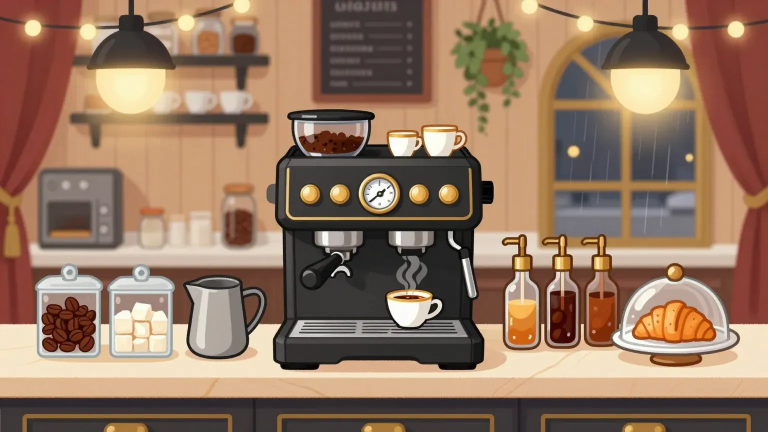
#> input picture .claude/skills/aurafizz-art/reference/style_reference.png, 1536 x 864 px (shown at 1/2 size)
$ python style_match.py ../reference/style_reference.png out.png
#> lines starting #> are read from the running program, lines starting #| are printed output that depends on the picture; after the words box and inside, x2 and y2 are one past the last pixel; in counts of white or black regions, pixels touching at a corner belong together
"""Push a generated asset image toward the Aura Fizz reference look.

usage: python3 style_match.py IN.png OUT.png [--strength 0.6] [--outline 3] [--no-light]

Works on a sheet with a plain light background or on a transparent cut-out PNG.
1. colour: matches the objects' colour distribution (LAB) to the reference's props
2. outlines: recolours dark line-art to the reference's espresso brown and gives every
   object silhouette a solid outline of the reference's weight
3. light: adds the reference's warm top-left lamp light
"""
import argparse
import os

import cv2
import numpy as np

HERE = os.path.dirname(os.path.abspath(__file__))
REF = os.path.join(HERE, "..", "reference", "style_reference.png")
OUTLINE_RGB = (0x38, 0x26, 0x19)  # measured median outline colour of the reference
# regions of the reference that are props (machine, jars, pitcher, bottles, dome) at 1536x864
PROP_BOXES = [(70, 520, 540, 720), (550, 215, 990, 740), (1000, 465, 1480, 720)]


def ref_chroma():
    ref = cv2.imread(REF)
    sy, sx = ref.shape[0] / 864, ref.shape[1] / 1536
    px = [ref[int(y0 * sy):int(y1 * sy), int(x0 * sx):int(x1 * sx)].reshape(-1, 3) for x0, y0, x1, y1 in PROP_BOXES]
    lab = cv2.cvtColor(np.concatenate(px)[None], cv2.COLOR_BGR2LAB)[0].astype(np.float32)
    c = np.sqrt((lab[:, 1] - 128) ** 2 + (lab[:, 2] - 128) ** 2)
    return float(np.median(c[c > 8]))


def ref_stats():
    ref = cv2.imread(REF)
    sy, sx = ref.shape[0] / 864, ref.shape[1] / 1536
    px = [ref[int(y0 * sy):int(y1 * sy), int(x0 * sx):int(x1 * sx)].reshape(-1, 3) for x0, y0, x1, y1 in PROP_BOXES]
    lab = cv2.cvtColor(np.concatenate(px)[None], cv2.COLOR_BGR2LAB)[0].astype(np.float32)
    return lab.mean(0), lab.std(0)


def foreground(bgr, alpha):
    if alpha is not None:
        return alpha > 127
    h, w = bgr.shape[:2]
    border = np.concatenate([bgr[0], bgr[-1], bgr[:, 0], bgr[:, -1]])
    bg = np.median(border, axis=0)
    lab = cv2.cvtColor(bgr, cv2.COLOR_BGR2LAB).astype(np.float32)
    bgl = cv2.cvtColor(bg.reshape(1, 1, 3).astype(np.uint8), cv2.COLOR_BGR2LAB)[0, 0].astype(np.float32)
    near = (np.linalg.norm(lab - bgl, axis=2) < 10).astype(np.uint8) * 255
    ff = near.copy()
    m = np.zeros((h + 2, w + 2), np.uint8)
    for x in range(0, w, 8):
        for y in (0, h - 1):
            if ff[y, x] == 255:
                cv2.floodFill(ff, m, (x, y), 128)
    for y in range(0, h, 8):
        for x in (0, w - 1):
            if ff[y, x] == 255:
                cv2.floodFill(ff, m, (x, y), 128)
    return ff != 128


def main():
    ap = argparse.ArgumentParser()
    ap.add_argument("src")
    ap.add_argument("dst")
    ap.add_argument("--strength", type=float, default=0.6, help="0..1 colour match strength")
    ap.add_argument("--outline", type=float, default=3.0, help="silhouette outline px at 1536 wide")
    ap.add_argument("--no-light", action="store_true")
    a = ap.parse_args()

    raw = cv2.imread(a.src, cv2.IMREAD_UNCHANGED)
#> raw is the input picture: shape (864, 1536, 3); mean B, G, R 97.3, 118.9, 148.1
    alpha = raw[:, :, 3] if raw.ndim == 3 and raw.shape[2] == 4 else None
    bgr = raw[:, :, :3].copy()
    h, w = bgr.shape[:2]
#> h = 864; w = 1536
    fg = foreground(bgr, alpha)
#> in foreground, `bg = np.median(border, axis=0)`: bg = [56, 62, 135]
#> in foreground, `lab = cv2.cvtColor(bgr, cv2.COLOR_BGR2LAB).astype(np.float32)`:
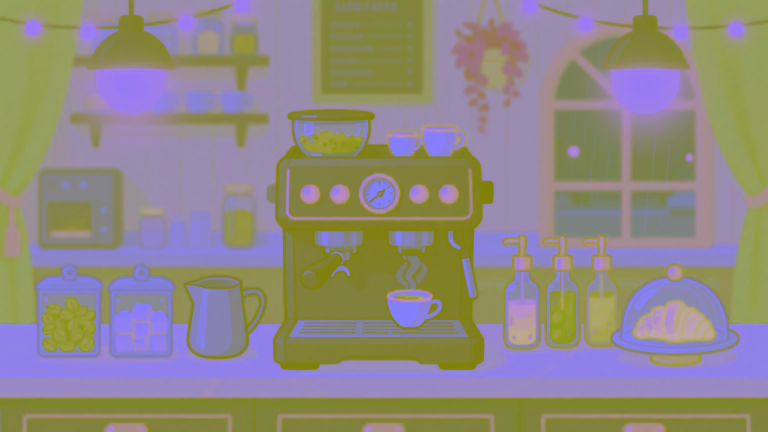
#> lab: shape (864, 1536, 3) float32 (shown at 1/2 size); mean B, G, R 131.4, 136.7, 144.1
#> in foreground, `bgl = cv2.cvtColor(bg.reshape(1, 1, 3).astype(np.uint8), cv2.COLOR_BGR..`: bgl = [91, 159, 147]
#> in foreground, `near = (np.linalg.norm(lab - bgl, axis=2) < 10).astype(np.uint8) * 255`:
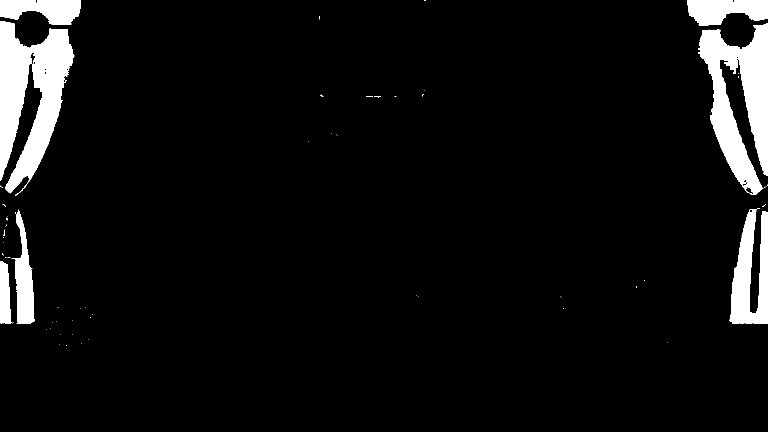
#> near: shape (864, 1536) (shown at 1/2 size); 6.3% white; 62 white regions (53 under 20 px), largest, box (x1, y1, x2, y2) and area: (0, 42, 149, 391) 28274, (1397, 47, 1536, 390) 25146, (1459, 416, 1536, 648) 10755
#> after the loop in foreground, `for x in range(0, w, 8):`:
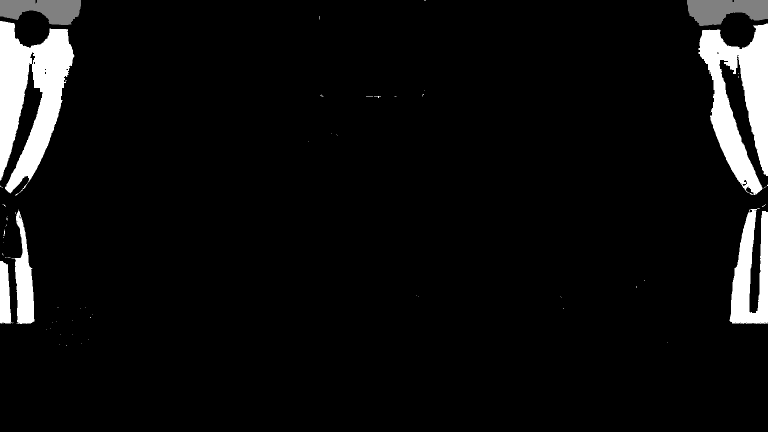
#> ff: shape (864, 1536) (shown at 1/2 size); 0.9% of pixels changed, all inside (x1, y1, x2, y2) = (0, 0, 1536, 52)
#> after the loop in foreground, `for y in range(0, h, 8):`:
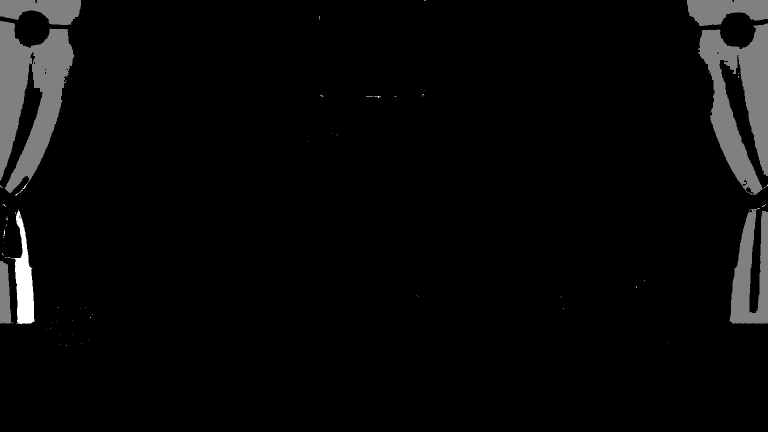
#> ff: shape (864, 1536) (shown at 1/2 size); 5% of pixels changed, all inside (x1, y1, x2, y2) = (0, 42, 1536, 648)
#> in foreground, `return ff != 128`: returned value: shape (864, 1536) bool; 94.1% white; 6 black regions, box (x1, y1, x2, y2) and area: (0, 42, 149, 387) 28220, (1397, 47, 1536, 390) 25143, (1459, 418, 1536, 648) 10748, (1374, 0, 1536, 52) 6131, (0, 0, 162, 50) 5759, (0, 522, 25, 647) 2309

    # 1. colour: keep each material's identity (white stays white, black stays black),
    #    warm the neutrals like the reference lamp light, match the reference's saturation
    lab = cv2.cvtColor(bgr, cv2.COLOR_BGR2LAB).astype(np.float32)
    A, B = lab[..., 1] - 128, lab[..., 2] - 128
    chroma = np.sqrt(A * A + B * B)
    neutral = np.clip(1 - chroma / 14, 0, 1) * fg
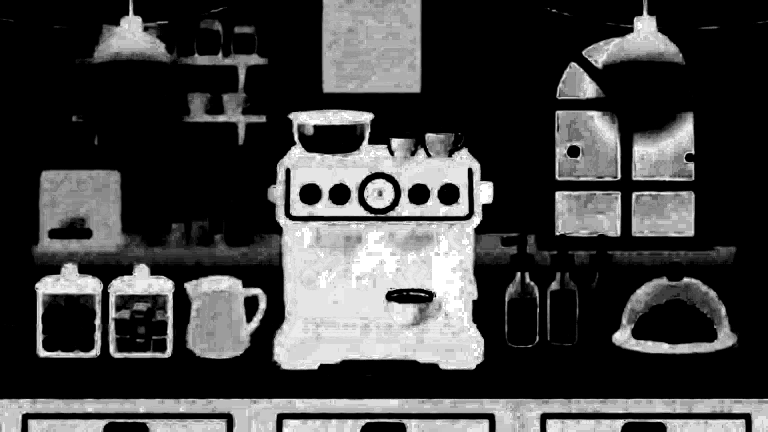
#> neutral: shape (864, 1536) float32 (shown at 1/2 size); min 0, max 1, mean 0.251
    lab[..., 1] += 1.5 * a.strength * neutral
    lab[..., 2] += 6.0 * a.strength * neutral * (0.4 + 0.6 * lab[..., 0] / 255)
    ref_c = ref_chroma()
#> in ref_chroma, `px = [ref[int(y0 * sy):int(y1 * sy), int(x0 * sx):int(x1 * sx)].reshap..`: px = 3 items
#> ref_c = 23.54
    src_c = np.median(chroma[fg & (chroma > 8)]) if (fg & (chroma > 8)).any() else ref_c
#> src_c = 28.07
    k = 1 + (np.clip(ref_c / max(src_c, 1), 0.8, 1.35) - 1) * a.strength
#> k = 0.903
    sel = fg & (chroma > 8)
#> sel: shape (864, 1536) bool; 62.6% white; 147 black regions (103 under 20 px), largest, box (x1, y1, x2, y2) and area: (536, 219, 987, 739) 156136, (0, 798, 1536, 864) 52239, (645, 0, 842, 185) 36213
    lab[..., 1][sel] = 128 + A[sel] * k
    lab[..., 2][sel] = 128 + B[sel] * k
    out = cv2.cvtColor(np.clip(lab, 0, 255).astype(np.uint8), cv2.COLOR_LAB2BGR)

    # 2a. dark line-art -> espresso brown
    g = cv2.cvtColor(out, cv2.COLOR_BGR2GRAY)
    edge = cv2.dilate(cv2.Canny(cv2.GaussianBlur(g, (3, 3), 0), 50, 140), np.ones((2, 2), np.uint8)) > 0
#> edge: shape (864, 1536) bool; 7.9% white in thin lines or dots
    # thin dark strokes only (not big black surfaces): dark pixel with a lighter neighbourhood
    local = cv2.blur(g, (15, 15))
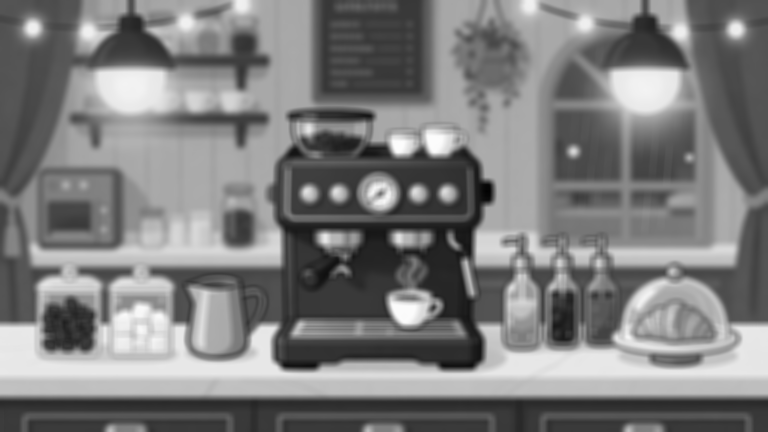
#> local: shape (864, 1536) (shown at 1/2 size); min 2, max 252, mean 125.4
    lines = fg & edge & (g < 60) & (local.astype(int) - g > 25)
#> lines: shape (864, 1536) bool; 0.91% white in thin lines or dots
    col = np.array(OUTLINE_RGB[::-1], np.float32)
    out[lines] = (out[lines].astype(np.float32) * 0.4 + col * 0.6).astype(np.uint8)
#> out: shape (864, 1536, 3); mean B, G, R 99.9, 119.8, 146.3

    # 2b. solid silhouette outline at the reference weight
    px = max(1, int(round(a.outline * w / 1536)))
#> px = 3
    m = fg.astype(np.uint8)
    ring = (cv2.dilate(m, cv2.getStructuringElement(cv2.MORPH_ELLIPSE, (2 * px + 1, 2 * px + 1))) > 0) & ~fg
#> ring: shape (864, 1536) bool; 0.92% white; 10 white regions, largest, box (x1, y1, x2, y2) and area: (1397, 47, 1536, 390) 3997, (0, 42, 149, 387) 3782, (1459, 418, 1536, 648) 2385
    if alpha is None:
        out[ring] = col.astype(np.uint8)
#> out: shape (864, 1536, 3); mean B, G, R 99.7, 119.5, 145.6
    else:
        out[ring] = col.astype(np.uint8)
        alpha = np.maximum(alpha, (ring * 255).astype(np.uint8))

    # 3. warm lamp light from the upper left on the objects
    if not a.no_light:
        yy, xx = np.mgrid[0:h, 0:w].astype(np.float32)
        light = 1.0 - np.clip((xx / w * 0.6 + yy / h), 0, 1.6) / 1.6
        warm = np.array([150, 205, 255], np.float32)  # BGR warm gold
        f = (light * 0.10)[..., None] * fg[..., None]
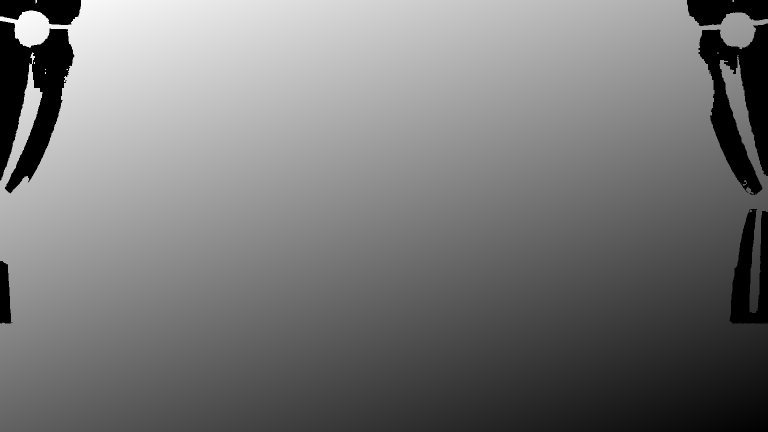
#> f: shape (864, 1536, 1) float32 (shown at 1/2 size); min 0, max 0.0983, mean 0.0463; drawn with min black and max white
        out = (out.astype(np.float32) * (1 - f) + warm * f).clip(0, 255).astype(np.uint8)

    if alpha is not None:
        out = np.dstack([out, alpha])
    cv2.imwrite(a.dst, out)
    print("wrote", a.dst)


if __name__ == "__main__":
    main()
